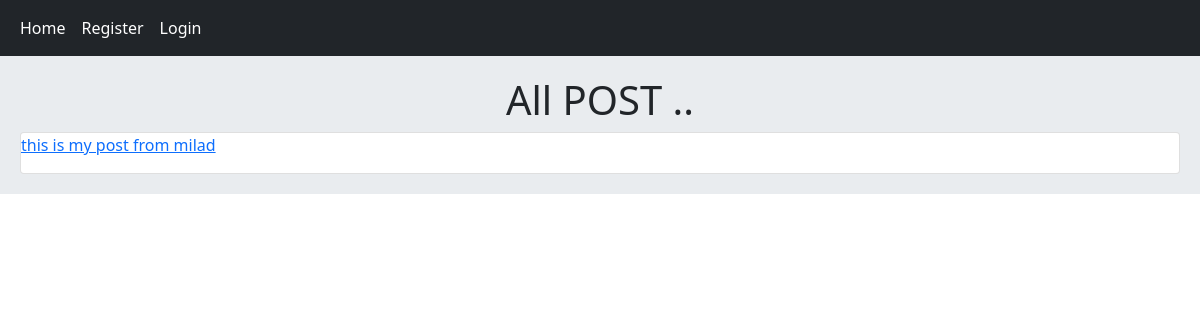
/, run on an earlier commit of the app's database.
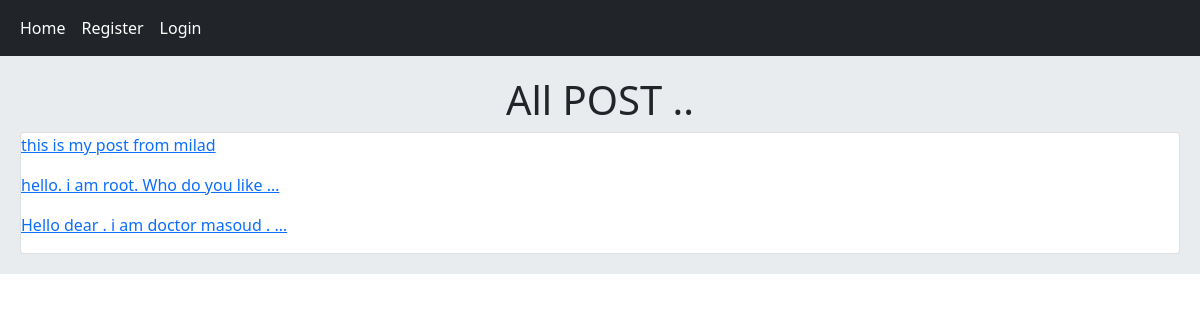
And on a later commit of the database.
### home/models.py (models this page shows, shortened)
class Post(models.Model):
    user = models.ForeignKey(User, on_delete=models.CASCADE, related_name='posts')
    body = models.TextField()
    slug = models.SlugField(max_length=60)
    created = models.DateTimeField(auto_now_add=True)
    updated = models.DateTimeField(auto_now=True)

### home/views.py (the view)
# urls.py: path('', views.HomeView.as_view(), name='index'),
class HomeView(View):
    def get(self, request):
        posts = Post.objects.all()
        return render(request, 'home/index.html', {'posts': posts})

### home/templates/home/index.html
{% extends 'base.html' %}
{% block content %}
    <h1 class="text-center">All POST ..</h1>
        <div class="card">
            {% for post in posts %}
                <p><a href="{% url 'home:post_detail' post.id post.slug %}">{{ post.body|truncatewords:8 }}</a></p>
            {% endfor %}
        </div>
{% endblock %}

### templates/base.html (shortened to what this page needs)
<!DOCTYPE html>
<html lang="en">
<head>
     <link href="https://cdn.jsdelivr.net/npm/bootstrap@5.1.3/dist/css/bootstrap.min.css" rel="stylesheet">
</head>
<body>
    {% include 'inc/navbar.html' %}
    <div class="jumbotron">
        {% block content %} {% endblock %}
    </div>
</body>
</html>

### templates/inc/navbar.html
<nav class="navbar navbar-expand-lg navbar-dark bg-dark">
  <div class="container-fluid">
    <div class="navbar-nav">
      <a class="nav-link active" href="{% url 'home:index' %}">Home</a>
      {% if request.user.is_authenticated %}
             <a class="nav-link active" href="{% url 'account:user_profile' request.user.id %}">Profile</a>
             <a class="nav-link active" href="{% url 'account:user_logout' %}">Logout</a>
        {% else %}
          <a class="nav-link active" href="{% url 'account:user_register' %}">Register</a>
          <a class="nav-link active" href="{% url 'account:user_login' %}">Login</a>
        {% endif %}
    </div>
  </div>
</nav>

### templates/base.html (style rules this page uses)
.jumbotron { padding: 20px; margin-bottom: 20px; background-color: #e9ecef; }

What changed in the data, as far as the page shows it:
added Post: body "hello. i am root. Who do you like …"
added Post: body "Hello dear . i am doctor masoud . …"
